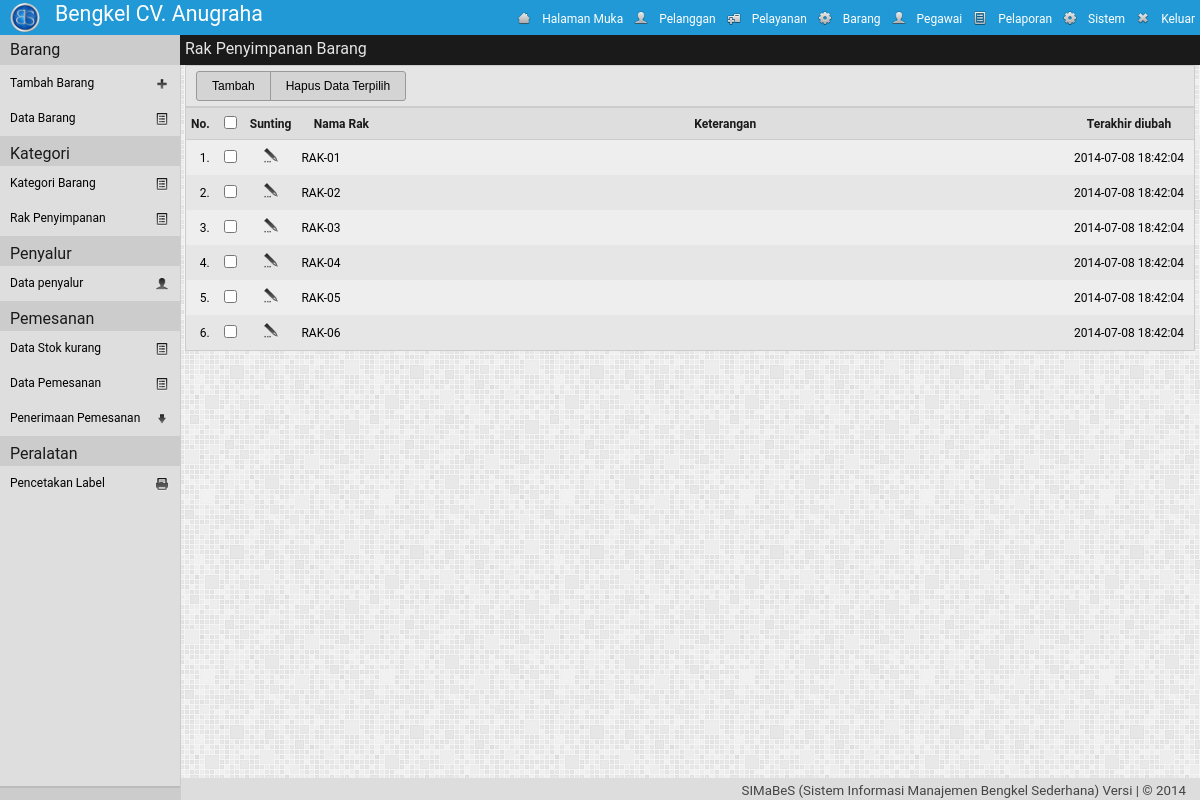
/adm/?mod=barang&h=rak (signed in), run on the app's committed database.
### tables this page shows
CREATE TABLE IF NOT EXISTS `pengaturan` (
`id` int(1) NOT NULL,
  `nm_bengkel` varchar(30) NOT NULL,
  `telp1` varchar(30) NOT NULL,
  `telp2` varchar(30) NOT NULL,
  `almt_bengkel` text NOT NULL,
  `logo_bengkel` text NOT NULL,
  `tentang_bengkel` text NOT NULL
);

CREATE TABLE IF NOT EXISTS `akses_pengguna` (
  `kel_id` int(2) NOT NULL,
  `id_menu` int(2) NOT NULL,
  `r` enum('0','1') NOT NULL
);

CREATE TABLE IF NOT EXISTS `menu` (
  `id_menu` int(2) NOT NULL,
  `nm_menu` varchar(20) NOT NULL,
  `class` varchar(10) NOT NULL,
  `links` text NOT NULL,
  `icon` text NOT NULL,
  `value` text NOT NULL
);

CREATE TABLE IF NOT EXISTS `br_rak` (
`id_rak` int(2) NOT NULL,
  `nm_rak` varchar(25) NOT NULL,
  `ket` text NOT NULL,
  `wkt_ubah` datetime NOT NULL
);

### adm/barang/class.php (called while the page is built, shortened)
<?php
class barang{
	function tampil_rak(){
		$qry = mysql_query("SELECT * FROM br_rak") or die(mysql_error());
		while($row = mysql_fetch_array($qry))
			$data[] = $row;
			return $data;
	}
}
?>

### adm/barang/rak.php (the view)
<?php
	$lokasi="Rak Penyimpanan Barang";
	$brg = new barang();
	$tampil = $brg->tampil_rak();
	echo'
	<div class="konten">
	<div class="lokasi"><label>'.$lokasi.'</label></div>
	<form class="form1"  method="post" action="?mod='.$_GET['mod'].'&h=aksi" name="form1" onsubmit="return cek_chk(\'Pilih data yang akan dihapus\');">
		<div class="alat">
			<a href="?mod='.$_GET['mod'].'&h=rak_tambah"><input name="br_rak_tambah" value="Tambah" class="tambah" id="kiri" type="button"></a>
			<input name="br_rak_hapus" value="Hapus Data Terpilih" class="hapus" id="kanan"  type="submit">
			<input type="hidden" name="lokasi" value="'.$lokasi.'">
		</div>
	<table class="table" cellpadding="5" cellspacing="0" border="0">
		<tr><th align="right" width="10px">No.</th><th align="center" width="10px"><input type="checkbox" id="semua" name="semua" onclick="checkUncheckAll('.count($tampil).')"></th>
		<th align="center" width="10px">Sunting</th><th align="center" width="80px">Nama Rak</th><th align="center">Keterangan</th><th align="center" width="120px">Terakhir diubah</th>
		</tr>';
	$i=0;
	foreach($tampil as $data){
		$i++;
		$kolom= ($i %2 == 1)? "kolom-ganjil" : "kolom-genap";
		echo'
		<tr class="'.$kolom.'">
			<td align="right">'.$i.'.</td>
			<td align="center"><input name="item[]" id="item'.$i.'" value="'.$data['id_rak'].'" type="checkbox"></td>
			<td align="center"><a href="?mod='.$_GET['mod'].'&h=rak_sunting&id_rak='.$data['id_rak'].'"><img src="../img/sunting.png" height="20px" width="20px"></a></td>
			<td>'.$data['nm_rak'].'</td>
			<td>'.$data['ket'].'</td>
			<td align="center">'.$data['wkt_ubah'].'</td>
		</tr>';
		}
	echo'
	</table>
	</form>
	</div>';
?>

### adm/header.php
<?php
	$qpeng=mysql_query("SELECT * FROM pengaturan  LIMIT 1");
	$dpeng=mysql_fetch_object($qpeng);
	$qmenu="select id_menu  from akses_pengguna where  kel_id='".$_SESSION['kel_id']."' AND r='1' ";
	$dmenu=mysql_query($qmenu) or die (mysql_error());
echo'
<!DOCTYPE html PUBLIC "-//W3C//DTD XHTML 1.0 Strict//EN"
	"http://www.w3.org/TR/xhtml1/DTD/xhtml1-strict.dtd">
<html xmlns="http://www.w3.org/1999/xhtml" xml:lang="en" lang="en">
<head>
<title>'.$aplikasi." | ".strtoupper($_GET['mod']).' | Daily Build</title>
		<link rel="shortcut icon" href="../img/icon.ico" />
		<link rel="stylesheet" type="text/css" href="../styler/header.css">
		<link rel="stylesheet" type="text/css" href="../styler/style.css">
		<link rel="stylesheet" type="text/css" href="../styler/jquery-ui.css">
		<link rel="stylesheet" type="text/css" href="../styler/jquery-ui.theme.css">
		<script type="text/javascript" src="../styler/jquery-1.9.1.js"></script>
		<script type="text/javascript" src="../styler/jquery-ui.js"></script>
		<link rel="stylesheet" type="text/css" href="../styler/toastr.css">
		<script type="text/javascript" src="../styler/toastr.js"></script>
		<script type="text/javascript" src="../styler/toastr_option.js"></script>
		<script type="text/javascript" src="../styler/iframe.js"></script>
		<script type="text/javascript" src="../styler/check-uncheck.js"></script>
		<script src="../styler/tab.js" type="text/javascript"></script>
		<link href="../styler/tab.css" rel="stylesheet" type="text/css" />
</head>
<body >
<div class="header" >
	<div class="kiri">
		<a href="../index.php" target="_blank">
		<div class="logo"><img src="'.$dpeng->logo_bengkel.'"></div>
		<div class="namabengkel" >'.$dpeng->nm_bengkel.'</div></a>
	</div>
	<div class="kanan">
		<ul class="header-nav">';
			while ($dpengku2=mysql_fetch_object($dmenu)){
				$myquery="select *  from menu where id_menu='".$dpengku2->id_menu."'";
				$isi=mysql_query($myquery) or die (mysql_error());
				$dpengku=mysql_fetch_object($isi);
				echo "<a href='$dpengku->links' title='$dpengku->nm_menu' ><li class='$dpengku->class'><img class='img' src='$dpengku->icon'>$dpengku->nm_menu</li></a>";
			}
		echo'
		</ul>
	</div>
</div>
';
?>

### styler/header.css (style rules this page uses)
.header { top: 0px; width: 100%; height: 35px; padding: 0px; margin: 0px; color: #ffffff; background: #2099D6; position: fixed; z-index:1000; }
.kiri { float:left; width:auto; vertical-align:middle; }
.logo { float: left; margin: 3px 10px 5px 10px; padding: 0; vertical-align: middle; }
.logo img { width: 30px; height: 30x; border-radius: 20px; }
.namabengkel { float: left; margin: auto; padding: 5px; text-align: left; font-size: 16pt; color:#ffffff; }
.kanan { height:34px; width:auto; float:right; right: 0px; display: inline; }
.header-nav { list-style: none; margin: 0px; padding: 0px; }
.header-nav li { color:#fff; line-height: 18px; text-indent: 0px; }
.header-nav li img { float: left; margin: 0px 10px 0px 0px ; height: 16px; width: 16px; }
.menu, .keluar { padding :10px 5px 7px 5px ; margin:0; float: left; text-align: center; vertical-align: top; }

### styler/style.css (style rules this page uses)
a { text-decoration: none; }
a:link,a:visited { color: #000000; }
body { font-family: Roboto,Open Sans,Sans, Sans Serif, Calibri, Arial; font-size: 12px; margin: 0px; padding: 0px; background: url('../img/bg.png') repeat; line-height: 1.5em; color: #444; height:100%; }
.konten { width: auto; height: auto; margin: 0 0 50px 180px; padding: 30px 5px 0px 5px; vertical-align:middle; font-size: 12px; color:#000; }
table { width: 100%; height: auto; margin: 0px 0px 10px 0px; border:1px solid #ccc; }
.form1 { float:left; margin-bottom:10px; width:100%; }
div.alat { width : auto; padding:5px 0px 5px 10px ; background:#E5E5E5; border:1px solid #ccc; }
.tambah, .simpan, .perbaharui, .batal, .hapus, .cetak, .noPrint, .kembali { font-size:12px; padding-left:15px; padding-right:15px; height:30px; vertical-align:middle; border:1px solid #999999; cursor: pointer; color:#000; background:#D4D4D4; -webkit-transition:all 0.3s ease-in-out; -moz-transition:all 0.3s ease-in-out; -o-transition:all 0.3s ease-in-out; transition:all 0.3s ease-in-out; }
#kiri { border-top-left-radius:3px;border-bottom-left-radius:3px; }
#kanan { border-top-right-radius:3px;border-bottom-right-radius:3px;margin-left:-4px; }
label { margin-left:10px; font-size: 12px; }
th { color: #1a1a1a; background: #dedede; border-bottom: solid 1px #ccc; height:20px; padding:5px; margin:0px; font-size: 12px; }
td { min-height:30px; }
.kolom-ganjil { background:#EEEEEE; }
.kolom-genap { background:#E6E6E6; }
table { background:#eee; }
.lokasi { top:35px; left:180px; margin:0px 0px 5px 0px; padding:5px; height:20px; vertical-align:middle; color:#E5E5E5; position:fixed; width:100%; float:right; z-index:999; background: #1A1A1A; }
.lokasi > label { font-size:12pt; margin:0px; }

### data on the page
pengaturan: logo_bengkel (picture), nm_bengkel "Bengkel CV. Anugraha"
akses_pengguna: id_menu.icon (picture), id_menu.nm_menu "Halaman Muka"
akses_pengguna: id_menu.icon (picture), id_menu.nm_menu "Pelanggan"
akses_pengguna: id_menu.icon (picture), id_menu.nm_menu "Pelayanan"
akses_pengguna: id_menu.icon (picture), id_menu.nm_menu "Barang"
akses_pengguna: id_menu.icon (picture), id_menu.nm_menu "Pegawai"
akses_pengguna: id_menu.icon (picture), id_menu.nm_menu "Pelaporan"
akses_pengguna: id_menu.icon (picture), id_menu.nm_menu "Sistem"
akses_pengguna: id_menu.icon (picture), id_menu.nm_menu "Keluar"
br_rak: nm_rak "RAK-01", wkt_ubah "2014-07-08 18:42:04"
br_rak: nm_rak "RAK-02", wkt_ubah "2014-07-08 18:42:04"
br_rak: nm_rak "RAK-03", wkt_ubah "2014-07-08 18:42:04"
br_rak: nm_rak "RAK-04", wkt_ubah "2014-07-08 18:42:04"
br_rak: nm_rak "RAK-05", wkt_ubah "2014-07-08 18:42:04"
br_rak: nm_rak "RAK-06", wkt_ubah "2014-07-08 18:42:04"

### other printed values
$lokasi "Rak Penyimpanan Barang"
